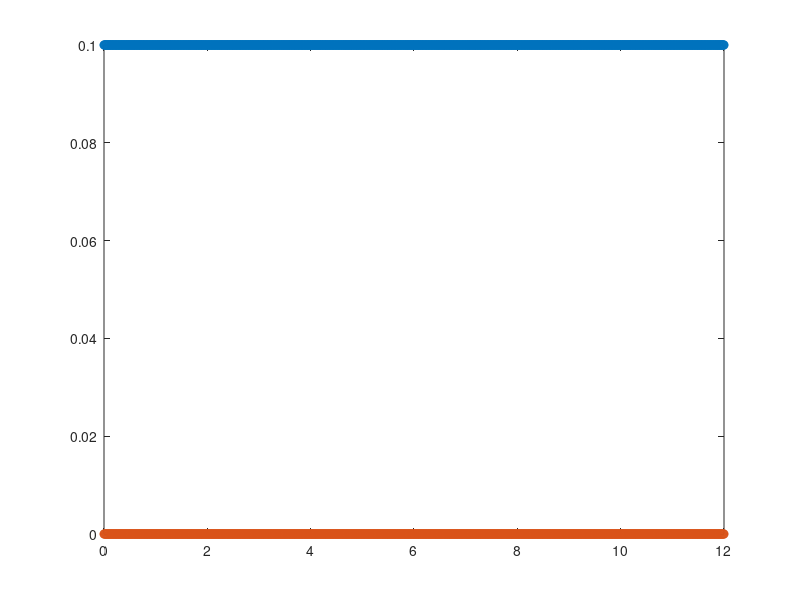

Reproduce this figure in MATLAB.
fh = 120;
fl = 100;

th = [0:1/fh:12];
tl = [0:1/fl:12];
ffh = 0.1*ones(1,length(th));
ffl = zeros(1,length(tl));

plot(th,ffh,'--o',tl,ffl,'--o')